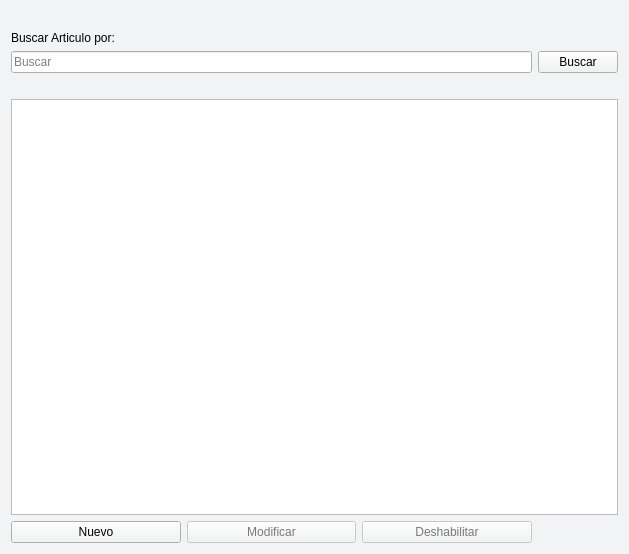
<?xml version="1.0" encoding="UTF-8"?>
<ui version="4.0">
 <class>Form</class>
 <widget class="QWidget" name="Form">
  <property name="geometry">
   <rect>
    <x>0</x>
    <y>0</y>
    <width>629</width>
    <height>554</height>
   </rect>
  </property>
  <property name="palette">
   <palette>
    <active>
     <colorrole role="WindowText">
      <brush brushstyle="SolidPattern">
       <color alpha="255">
        <red>0</red>
        <green>0</green>
        <blue>0</blue>
       </color>
      </brush>
     </colorrole>
     <colorrole role="Button">
      <brush brushstyle="SolidPattern">
       <color alpha="255">
        <red>242</red>
        <green>243</green>
        <blue>244</blue>
       </color>
      </brush>
     </colorrole>
     <colorrole role="Light">
      <brush brushstyle="SolidPattern">
       <color alpha="255">
        <red>255</red>
        <green>255</green>
        <blue>255</blue>
       </color>
      </brush>
     </colorrole>
     <colorrole role="Midlight">
      <brush brushstyle="SolidPattern">
       <color alpha="255">
        <red>248</red>
        <green>249</green>
        <blue>249</blue>
       </color>
      </brush>
     </colorrole>
     <colorrole role="Dark">
      <brush brushstyle="SolidPattern">
       <color alpha="255">
        <red>121</red>
        <green>121</green>
        <blue>122</blue>
       </color>
      </brush>
     </colorrole>
     <colorrole role="Mid">
      <brush brushstyle="SolidPattern">
       <color alpha="255">
        <red>161</red>
        <green>162</green>
        <blue>163</blue>
       </color>
      </brush>
     </colorrole>
     <colorrole role="Text">
      <brush brushstyle="SolidPattern">
       <color alpha="255">
        <red>0</red>
        <green>0</green>
        <blue>0</blue>
       </color>
      </brush>
     </colorrole>
     <colorrole role="BrightText">
      <brush brushstyle="SolidPattern">
       <color alpha="255">
        <red>255</red>
        <green>255</green>
        <blue>255</blue>
       </color>
      </brush>
     </colorrole>
     <colorrole role="ButtonText">
      <brush brushstyle="SolidPattern">
       <color alpha="255">
        <red>0</red>
        <green>0</green>
        <blue>0</blue>
       </color>
      </brush>
     </colorrole>
     <colorrole role="Base">
      <brush brushstyle="SolidPattern">
       <color alpha="255">
        <red>255</red>
        <green>255</green>
        <blue>255</blue>
       </color>
      </brush>
     </colorrole>
     <colorrole role="Window">
      <brush brushstyle="SolidPattern">
       <color alpha="255">
        <red>242</red>
        <green>243</green>
        <blue>244</blue>
       </color>
      </brush>
     </colorrole>
     <colorrole role="Shadow">
      <brush brushstyle="SolidPattern">
       <color alpha="255">
        <red>0</red>
        <green>0</green>
        <blue>0</blue>
       </color>
      </brush>
     </colorrole>
     <colorrole role="AlternateBase">
      <brush brushstyle="SolidPattern">
       <color alpha="255">
        <red>248</red>
        <green>249</green>
        <blue>249</blue>
       </color>
      </brush>
     </colorrole>
     <colorrole role="ToolTipBase">
      <brush brushstyle="SolidPattern">
       <color alpha="255">
        <red>255</red>
        <green>255</green>
        <blue>220</blue>
       </color>
      </brush>
     </colorrole>
     <colorrole role="ToolTipText">
      <brush brushstyle="SolidPattern">
       <color alpha="255">
        <red>0</red>
        <green>0</green>
        <blue>0</blue>
       </color>
      </brush>
     </colorrole>
    </active>
    <inactive>
     <colorrole role="WindowText">
      <brush brushstyle="SolidPattern">
       <color alpha="255">
        <red>0</red>
        <green>0</green>
        <blue>0</blue>
       </color>
      </brush>
     </colorrole>
     <colorrole role="Button">
      <brush brushstyle="SolidPattern">
       <color alpha="255">
        <red>242</red>
        <green>243</green>
        <blue>244</blue>
       </color>
      </brush>
     </colorrole>
     <colorrole role="Light">
      <brush brushstyle="SolidPattern">
       <color alpha="255">
        <red>255</red>
        <green>255</green>
        <blue>255</blue>
       </color>
      </brush>
     </colorrole>
     <colorrole role="Midlight">
      <brush brushstyle="SolidPattern">
       <color alpha="255">
        <red>248</red>
        <green>249</green>
        <blue>249</blue>
       </color>
      </brush>
     </colorrole>
     <colorrole role="Dark">
      <brush brushstyle="SolidPattern">
       <color alpha="255">
        <red>121</red>
        <green>121</green>
        <blue>122</blue>
       </color>
      </brush>
     </colorrole>
     <colorrole role="Mid">
      <brush brushstyle="SolidPattern">
       <color alpha="255">
        <red>161</red>
        <green>162</green>
        <blue>163</blue>
       </color>
      </brush>
     </colorrole>
     <colorrole role="Text">
      <brush brushstyle="SolidPattern">
       <color alpha="255">
        <red>0</red>
        <green>0</green>
        <blue>0</blue>
       </color>
      </brush>
     </colorrole>
     <colorrole role="BrightText">
      <brush brushstyle="SolidPattern">
       <color alpha="255">
        <red>255</red>
        <green>255</green>
        <blue>255</blue>
       </color>
      </brush>
     </colorrole>
     <colorrole role="ButtonText">
      <brush brushstyle="SolidPattern">
       <color alpha="255">
        <red>0</red>
        <green>0</green>
        <blue>0</blue>
       </color>
      </brush>
     </colorrole>
     <colorrole role="Base">
      <brush brushstyle="SolidPattern">
       <color alpha="255">
        <red>255</red>
        <green>255</green>
        <blue>255</blue>
       </color>
      </brush>
     </colorrole>
     <colorrole role="Window">
      <brush brushstyle="SolidPattern">
       <color alpha="255">
        <red>242</red>
        <green>243</green>
        <blue>244</blue>
       </color>
      </brush>
     </colorrole>
     <colorrole role="Shadow">
      <brush brushstyle="SolidPattern">
       <color alpha="255">
        <red>0</red>
        <green>0</green>
        <blue>0</blue>
       </color>
      </brush>
     </colorrole>
     <colorrole role="AlternateBase">
      <brush brushstyle="SolidPattern">
       <color alpha="255">
        <red>248</red>
        <green>249</green>
        <blue>249</blue>
       </color>
      </brush>
     </colorrole>
     <colorrole role="ToolTipBase">
      <brush brushstyle="SolidPattern">
       <color alpha="255">
        <red>255</red>
        <green>255</green>
        <blue>220</blue>
       </color>
      </brush>
     </colorrole>
     <colorrole role="ToolTipText">
      <brush brushstyle="SolidPattern">
       <color alpha="255">
        <red>0</red>
        <green>0</green>
        <blue>0</blue>
       </color>
      </brush>
     </colorrole>
    </inactive>
    <disabled>
     <colorrole role="WindowText">
      <brush brushstyle="SolidPattern">
       <color alpha="255">
        <red>121</red>
        <green>121</green>
        <blue>122</blue>
       </color>
      </brush>
     </colorrole>
     <colorrole role="Button">
      <brush brushstyle="SolidPattern">
       <color alpha="255">
        <red>242</red>
        <green>243</green>
        <blue>244</blue>
       </color>
      </brush>
     </colorrole>
     <colorrole role="Light">
      <brush brushstyle="SolidPattern">
       <color alpha="255">
        <red>255</red>
        <green>255</green>
        <blue>255</blue>
       </color>
      </brush>
     </colorrole>
     <colorrole role="Midlight">
      <brush brushstyle="SolidPattern">
       <color alpha="255">
        <red>248</red>
        <green>249</green>
        <blue>249</blue>
       </color>
      </brush>
     </colorrole>
     <colorrole role="Dark">
      <brush brushstyle="SolidPattern">
       <color alpha="255">
        <red>121</red>
        <green>121</green>
        <blue>122</blue>
       </color>
      </brush>
     </colorrole>
     <colorrole role="Mid">
      <brush brushstyle="SolidPattern">
       <color alpha="255">
        <red>161</red>
        <green>162</green>
        <blue>163</blue>
       </color>
      </brush>
     </colorrole>
     <colorrole role="Text">
      <brush brushstyle="SolidPattern">
       <color alpha="255">
        <red>121</red>
        <green>121</green>
        <blue>122</blue>
       </color>
      </brush>
     </colorrole>
     <colorrole role="BrightText">
      <brush brushstyle="SolidPattern">
       <color alpha="255">
        <red>255</red>
        <green>255</green>
        <blue>255</blue>
       </color>
      </brush>
     </colorrole>
     <colorrole role="ButtonText">
      <brush brushstyle="SolidPattern">
       <color alpha="255">
        <red>121</red>
        <green>121</green>
        <blue>122</blue>
       </color>
      </brush>
     </colorrole>
     <colorrole role="Base">
      <brush brushstyle="SolidPattern">
       <color alpha="255">
        <red>242</red>
        <green>243</green>
        <blue>244</blue>
       </color>
      </brush>
     </colorrole>
     <colorrole role="Window">
      <brush brushstyle="SolidPattern">
       <color alpha="255">
        <red>242</red>
        <green>243</green>
        <blue>244</blue>
       </color>
      </brush>
     </colorrole>
     <colorrole role="Shadow">
      <brush brushstyle="SolidPattern">
       <color alpha="255">
        <red>0</red>
        <green>0</green>
        <blue>0</blue>
       </color>
      </brush>
     </colorrole>
     <colorrole role="AlternateBase">
      <brush brushstyle="SolidPattern">
       <color alpha="255">
        <red>242</red>
        <green>243</green>
        <blue>244</blue>
       </color>
      </brush>
     </colorrole>
     <colorrole role="ToolTipBase">
      <brush brushstyle="SolidPattern">
       <color alpha="255">
        <red>255</red>
        <green>255</green>
        <blue>220</blue>
       </color>
      </brush>
     </colorrole>
     <colorrole role="ToolTipText">
      <brush brushstyle="SolidPattern">
       <color alpha="255">
        <red>0</red>
        <green>0</green>
        <blue>0</blue>
       </color>
      </brush>
     </colorrole>
    </disabled>
   </palette>
  </property>
  <property name="windowTitle">
   <string>Form</string>
  </property>
  <layout class="QGridLayout" name="gridLayout_3">
   <item row="0" column="0">
    <spacer name="horizontalSpacer_2">
     <property name="orientation">
      <enum>Qt::Horizontal</enum>
     </property>
     <property name="sizeHint" stdset="0">
      <size>
       <width>40</width>
       <height>20</height>
      </size>
     </property>
    </spacer>
   </item>
   <item row="2" column="0">
    <layout class="QGridLayout" name="gridLayout_2">
     <item row="2" column="0" colspan="2">
      <widget class="QTableView" name="tbl_articulos">
       <property name="selectionBehavior">
        <enum>QAbstractItemView::SelectRows</enum>
       </property>
      </widget>
     </item>
     <item row="0" column="1">
      <widget class="QPushButton" name="btn_buscar">
       <property name="text">
        <string>Buscar</string>
       </property>
      </widget>
     </item>
     <item row="0" column="0">
      <widget class="QLineEdit" name="ln_buscar">
       <property name="placeholderText">
        <string>Buscar</string>
       </property>
      </widget>
     </item>
     <item row="3" column="0">
      <layout class="QGridLayout" name="gridLayout">
       <item row="0" column="1">
        <widget class="QPushButton" name="btn_modificar">
         <property name="enabled">
          <bool>false</bool>
         </property>
         <property name="text">
          <string>Modificar</string>
         </property>
        </widget>
       </item>
       <item row="0" column="0">
        <widget class="QPushButton" name="pushButton">
         <property name="text">
          <string>Nuevo</string>
         </property>
        </widget>
       </item>
       <item row="0" column="2">
        <widget class="QPushButton" name="btn_deshabilitar">
         <property name="enabled">
          <bool>false</bool>
         </property>
         <property name="text">
          <string>Deshabilitar</string>
         </property>
        </widget>
       </item>
      </layout>
     </item>
     <item row="1" column="0" colspan="2">
      <spacer name="horizontalSpacer">
       <property name="orientation">
        <enum>Qt::Horizontal</enum>
       </property>
       <property name="sizeHint" stdset="0">
        <size>
         <width>40</width>
         <height>20</height>
        </size>
       </property>
      </spacer>
     </item>
    </layout>
   </item>
   <item row="1" column="0">
    <widget class="QLabel" name="label">
     <property name="text">
      <string>Buscar Articulo por:</string>
     </property>
    </widget>
   </item>
  </layout>
 </widget>
 <resources/>
 <connections/>
</ui>
